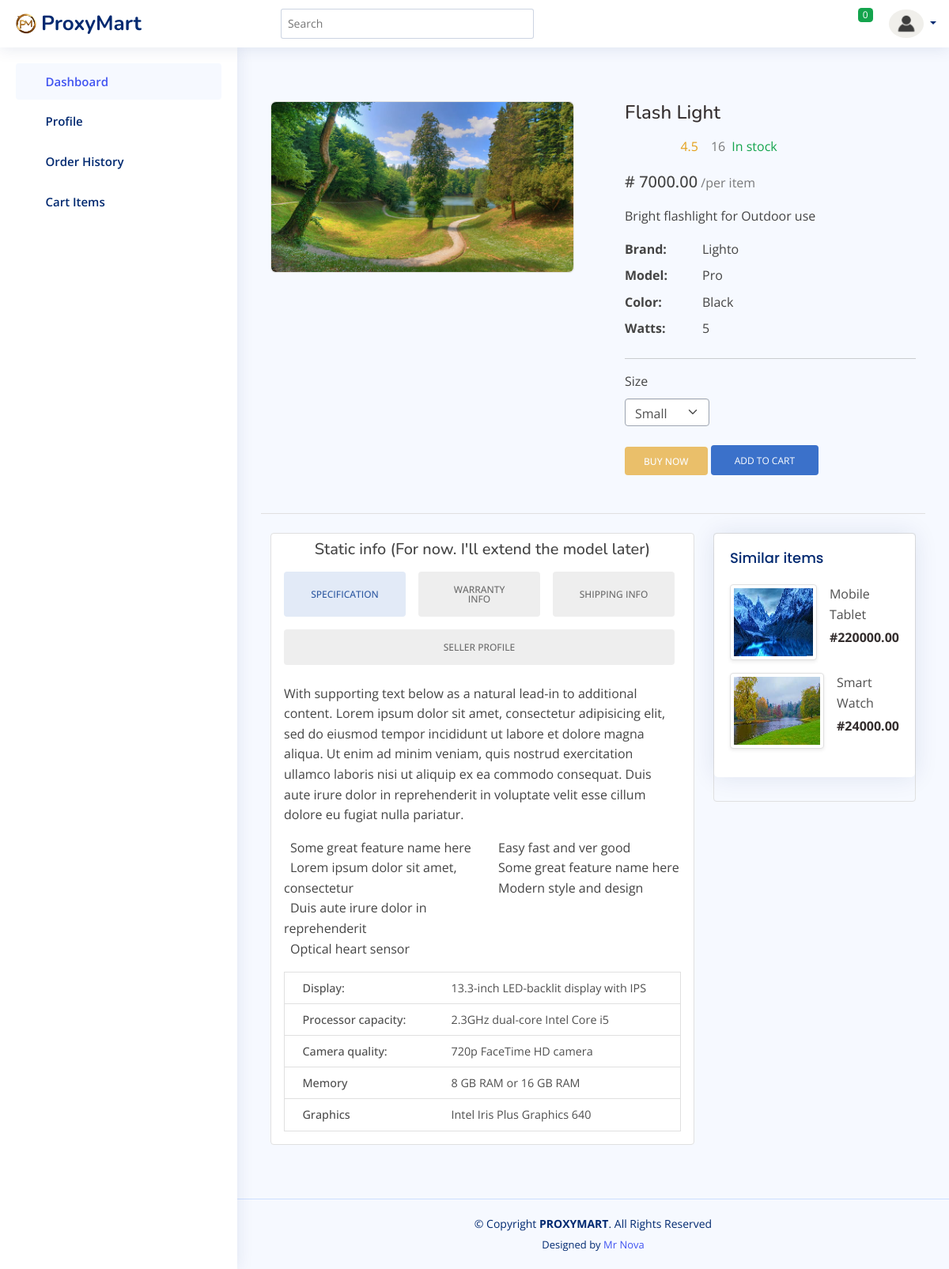
/products/11/, run on the app's committed database.
### products/models.py (models this page shows, shortened)
class Product(models.Model):
    name = models.CharField(max_length=255, verbose_name="Product Name")
    description = models.TextField(blank=True, null=True, verbose_name="Description")
    price = models.DecimalField(max_digits=10, decimal_places=2, verbose_name="Price")
    images = models.ImageField(upload_to='products/', verbose_name="Product Image")
    quantity = models.PositiveIntegerField(verbose_name="Quantity")
    category = models.ForeignKey(Category, on_delete=models.CASCADE, related_name='products', verbose_name="Category")
    specifications = models.JSONField(default=dict, blank=True, verbose_name="Specifications")
    class Meta:
        verbose_name = "Product"
        verbose_name_plural = "Products"

### products/views.py (the view)
# urls.py: path('<int:pk>/', views.product_detail, name='product_detail'),
def product_detail(request, pk):
    site_settings = SiteSettings.objects.first()
    product = get_object_or_404(Product, pk=pk)
    related_products = Product.objects.filter(category=product.category).exclude(pk=pk)[:5]  # Limit to 5 related products for example
    return render(request, 'products/product_detail.html', {
        'product': product,
        'related_products': related_products,
        'site_settings': site_settings,
    })

### cart/context_processors.py (called while the page is built)
def cart_item_count(request):
    if request.user.is_authenticated:
        try:
            cart = Cart.objects.get(user=request.user)
            item_count = cart.items.count()
        except Cart.DoesNotExist:
            item_count = 0
    else:
        item_count = 0
    return {'cart_item_count': item_count}

### core/context_processors.py (called while the page is built)
def categories(request):
    return {
        'categories': Category.objects.all()
    }

### products/templates/products/product_detail.html (shortened to what this page needs)
{% extends 'products/base.html' %}
{% block content %}
    <section class="py-5">
        <div class="container">
          <div class="row gx-5">
            <aside class="col-lg-6">
              <div class="border rounded-4 mb-3 d-flex justify-content-center">
                <img style="max-width: 100%; max-height: 100vh; margin: auto;" class="rounded-4 fit" src="{{ product.images.url }}" />
              </div>
            </aside>
            <main class="col-lg-6">
              <div class="ps-lg-3">
                <h4 class="title text-dark">
                    {{ product.name }}
                </h4>
                <div class="d-flex flex-row my-3">
                  <div class="text-warning mb-1 me-2">
                    <i class="bi bi-star"></i>
                    <i class="bi bi-star"></i>
                    <i class="bi bi-star"></i>
                    <i class="bi bi-star"></i>
                    <span class="ms-1">
                      4.5
                    </span>
                  </div>
                  <span class="text-muted">{{ product.quantity }} </span>
                  <span class="text-success ms-2">In stock</span>
                </div>
                <div class="mb-3">
                  <span class="h5"># {{ product.price }}</span>
                  <span class="text-muted">/per item</span>
                </div>
                <p>
                    {{ product.description }}
                </p>
                <div class="row">
                    {% for key, value in product.specifications.items %}
                        <dt class="col-3">{{ key }}:</dt>
                        <dd class="col-9">{{ value }}</dd>
                    {% endfor %}
                </div>
                <hr />
                <div class="row mb-4">
                  <div class="col-md-4 col-6">
                    <label class="mb-2">Size</label>
                    <select class="form-select border border-secondary" style="height: 35px;">
                      <option>Small</option>
                    </select>
                  </div>
                </div>
                <a href="#" class="btn btn-warning shadow-0 disabled"> Buy now </a>
                <a class="btn btn-primary shadow-0">
                    <form method="post" action="{% url 'add_to_cart' product.id %}">
                        <button type="submit" class="bg-transparent d-inline text-white" style="border: 0;">ADD TO CART</button>
                    </form>
                </a>
              </div>
            </main>
          </div>
        </div>
      </section>
      <section class=" border-top py-4">
        <div class="container">
          <div class="row gx-4">
            <div class="col-lg-8 mb-4">
              <div class="border rounded-2 px-3 py-2 bg-white">
                <h5 class="text-center">Static info (For now. I'll extend the model later)</h5>
                <ul class="nav nav-pills nav-justified mb-3" id="ex1" role="tablist">
                  <li class="nav-item d-flex" role="presentation">
                    <a class="nav-link d-flex align-items-center justify-content-center w-100 active" id="ex1-tab-1" data-mdb-toggle="pill" href="#ex1-pills-1" role="tab" aria-controls="ex1-pills-1" aria-selected="true">Specification</a>
                  </li>
                  <li class="nav-item d-flex" role="presentation">
                    <a class="nav-link d-flex align-items-center justify-content-center w-100" id="ex1-tab-2" data-mdb-toggle="pill" href="#ex1-pills-2" role="tab" aria-controls="ex1-pills-2" aria-selected="false">Warranty info</a>
                  </li>
                  <li class="nav-item d-flex" role="presentation">
                    <a class="nav-link d-flex align-items-center justify-content-center w-100" id="ex1-tab-3" data-mdb-toggle="pill" href="#ex1-pills-3" role="tab" aria-controls="ex1-pills-3" aria-selected="false">Shipping info</a>
                  </li>
                  <li class="nav-item d-flex" role="presentation">
                    <a class="nav-link d-flex align-items-center justify-content-center w-100" id="ex1-tab-4" data-mdb-toggle="pill" href="#ex1-pills-4" role="tab" aria-controls="ex1-pills-4" aria-selected="false">Seller profile</a>
                  </li>
                </ul>
                <div class="tab-content" id="ex1-content">
                  <div class="tab-pane fade show active" id="ex1-pills-1" role="tabpanel" aria-labelledby="ex1-tab-1">
                    <p>
                      With supporting text below as a natural lead-in to additional content. Lorem ipsum dolor sit amet, consectetur adipisicing elit, sed do eiusmod tempor incididunt ut labore et dolore magna aliqua. Ut
                      enim ad minim veniam, quis nostrud exercitation ullamco laboris nisi ut aliquip ex ea commodo consequat. Duis aute irure dolor in reprehenderit in voluptate velit esse cillum dolore eu fugiat nulla
                      pariatur.
                    </p>
                    <div class="row mb-2">
                      <div class="col-12 col-md-6">
                        <ul class="list-unstyled mb-0">
                          <li>Some great feature name here</li>
                          <li>Lorem ipsum dolor sit amet, consectetur</li>
                          <li>Duis aute irure dolor in reprehenderit</li>
                          <li>Optical heart sensor</li>
                        </ul>
                      </div>
                      <div class="col-12 col-md-6 mb-0">
                        <ul class="list-unstyled">
                          <li>Easy fast and ver good</li>
                          <li>Some great feature name here</li>
                          <li>Modern style and design</li>
                        </ul>
                      </div>
                    </div>
                    <table class="table border mt-3 mb-2">
                      <tr>
                        <th class="py-2">Display:</th>
                        <td class="py-2">13.3-inch LED-backlit display with IPS</td>
                      </tr>
                      <tr>
                        <th class="py-2">Processor capacity:</th>
                        <td class="py-2">2.3GHz dual-core Intel Core i5</td>
                      </tr>
                      <tr>
                        <th class="py-2">Camera quality:</th>
                        <td class="py-2">720p FaceTime HD camera</td>
                      </tr>
                      <tr>
                        <th class="py-2">Memory</th>
                        <td class="py-2">8 GB RAM or 16 GB RAM</td>
                      </tr>
                      <tr>
                        <th class="py-2">Graphics</th>
                        <td class="py-2">Intel Iris Plus Graphics 640</td>
                      </tr>
                    </table>
                  </div>
                </div>
              </div>
            </div>
            <div class="col-lg-4">
              <div class="px-0 border rounded-2 shadow-0">
                <div class="card">
                  <div class="card-body">
                    <h5 class="card-title">Similar items</h5>
                    {% for related_product in related_products %}
                        <div class="d-flex mb-3">
                        <a href="{% url 'product_detail' related_product.pk %}" class="me-3">
                            <img src="{{ related_product.images.url }}" style="min-width: 96px; height: 96px;" class="img-md img-thumbnail" />
                        </a>
                        <div class="info">
                            <a href="#" class="nav-link mb-1">
                                {{ related_product.name }}
                            </a>
                            <strong class="text-dark"> #{{ related_product.price }}</strong>
                        </div>
                        </div>
                    {% endfor %}
                  </div>
                </div>
              </div>
            </div>
          </div>
        </div>
    </section>
{% endblock %}

### static/assets/css/dashboard-style.css (style rules this page uses)
:root { scroll-behavior: smooth; }
body { font-family: "Open Sans", sans-serif; background: #f6f9ff; color: #444444; }
a { color: #4154f1; text-decoration: none; }
h1, h2, h3, h4, h5, h6 { font-family: "Nunito", sans-serif; }
.card { margin-bottom: 30px; border: none; border-radius: 5px; box-shadow: 0px 0 30px rgba(1, 41, 112, 0.1); }
.card-title { padding: 20px 0 15px 0; font-size: 18px; font-weight: 500; color: #012970; font-family: "Poppins", sans-serif; }
.card-body { padding: 0 20px 20px 20px; }

### data on the page
Product: images (picture), name "Flash Light", quantity "16", price "7000.00", description "Bright flashlight for Outdoor use"
Product: images (picture), name "Mobile Tablet", price "220000.00"
Product: images (picture), name "Smart Watch", price "24000.00"

### other printed values
{{ cart_item_count }} "0"
{{ key }} "Brand" "Model" "Color" "Watts"
{{ value }} "Lighto" "Pro" "Black" "5"
